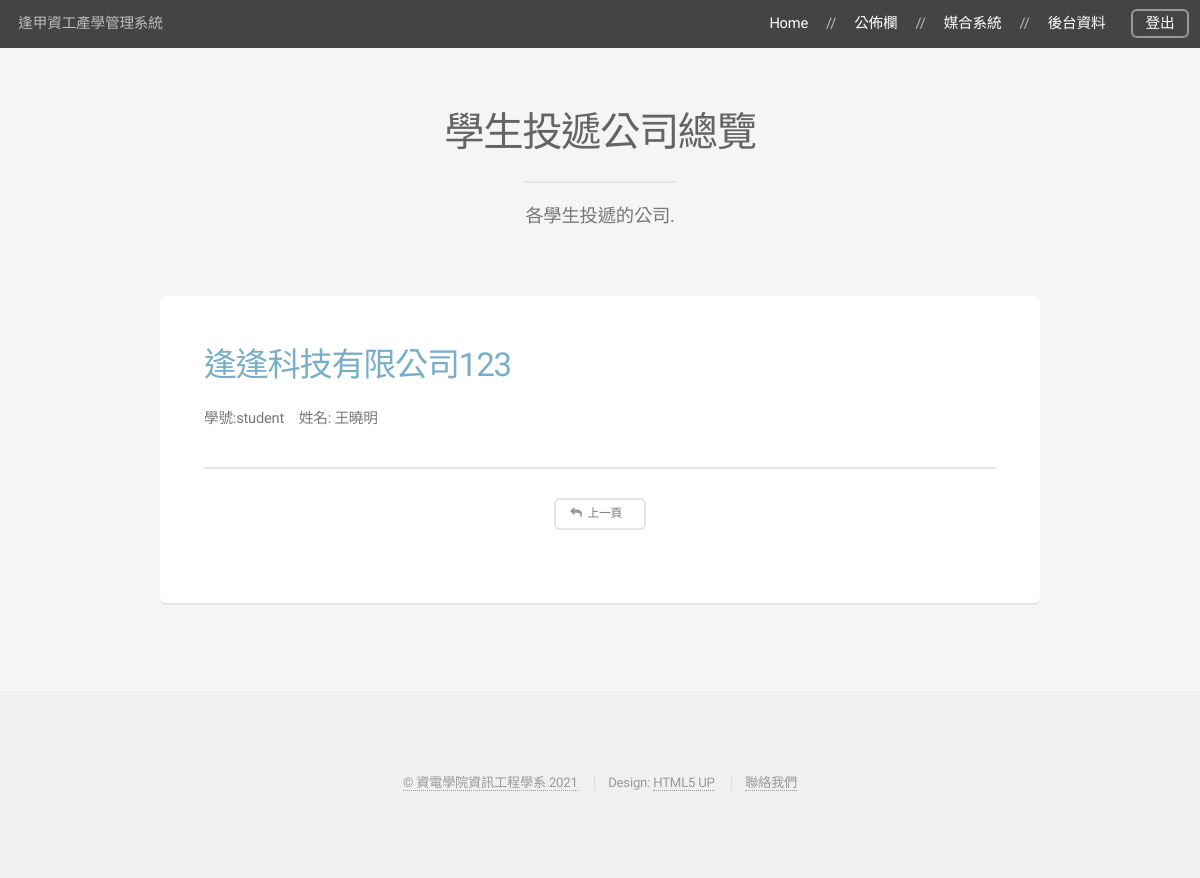
The app's page /match/managerStudentCompany/ (signed in) with its own data.
### company/models.py (models this page shows, shortened)
class Company(models.Model):
    contact_persons = models.ManyToManyField(ContactPerson, verbose_name='企業聯絡人', blank=True)
    name = models.CharField(max_length=30, verbose_name='公司名稱', blank=True)
    industry = models.CharField(max_length=100, verbose_name='產業別', blank=True)
    uniform_numbers = models.CharField(max_length=20, verbose_name='統一編號', blank=True)
    capital = models.CharField(max_length=50, verbose_name='資本額', blank=True)
    employee = models.IntegerField(verbose_name='員工數', blank=True, default=0)
    website = models.CharField(max_length=100, verbose_name='公司網站', blank=True)
    address = models.CharField(max_length=100, verbose_name='通訊地址', blank=True)
    foreign = models.CharField(max_length=10, verbose_name='是否接受外籍生實習', blank=True)
    inter_ship_start = models.CharField(max_length=15, verbose_name='實習期間 (起)', blank=True)
    inter_ship_end = models.CharField(max_length=15, verbose_name='實習期間 (訖)', blank=True)
    work_time = models.CharField(max_length=30, verbose_name='工作時間', blank=True)
    work_place = models.TextField(verbose_name='實習地點地址', blank=True)
    vacancy = models.IntegerField(verbose_name='實習名額', blank=True, default=0)
    salary = models.TextField(verbose_name='薪資', blank=True)
    welfare = models.CharField(max_length=20, verbose_name='其他福利', blank=True)
    explanation = models.CharField(max_length=500, verbose_name='廠商說明會日期', blank=True)
    introduction = models.FileField(upload_to='company/', validators=[validators.FileExtensionValidator(['pdf'],
                                    message='簡介必須為pdf格式')], verbose_name='簡介', blank=True, null=True)
    interview = models.CharField(max_length=50, verbose_name='面試方式', blank=True)
    class Meta:
        ordering = ('name',)
        verbose_name = '企業資料'
        verbose_name_plural = '企業資料'

### student/models.py (models this page shows, shortened)
class Resume(models.Model):
    student = models.ForeignKey(Student, related_name='resume_student', on_delete=models.CASCADE,  verbose_name='學生',
                                blank=True)
    company = models.ManyToManyField(Company, verbose_name='投履的公司', blank=True)
    resume = models.FileField(upload_to=rename, validators=[validators.FileExtensionValidator(['pdf'],
                              message='履歷必須為pdf格式')], verbose_name='履歷', blank=True, null=True)
    class Meta:
        ordering = ('student',)
        verbose_name = '學生履歷'
        verbose_name_plural = '學生履歷'

class Student(models.Model):
    user = models.ForeignKey(User, related_name='student_user', on_delete=models.CASCADE, verbose_name='使用者')
    name = models.CharField(max_length=10, verbose_name='姓名', blank=True)
    class_name = models.CharField(max_length=10, verbose_name='班級', blank=True)
    phone = models.CharField(max_length=50, verbose_name='聯絡電話', blank=True)
    email = models.CharField(max_length=100, verbose_name='email', blank=True)
    give_up = models.BooleanField(verbose_name='放棄名額', default=False)
    class Meta:
        ordering = ('user',)
        verbose_name = '學生資料'
        verbose_name_plural = '學生資料'

### match/views.py (the view)
# urls.py: path('managerStudentCompany/', views.manager_student_company),
def manager_student_company(request):
    if request.user.is_authenticated:
        if request.user.profile.role == Profile.MANAGER:
            company_ob = Company.objects.all()
        else:
            message = '身分錯誤！請先登出切換身分！'
            return redirect('/personal_index')
        return render(request, 'manager_student_company.html', locals())
    else:
        return redirect('')

### match/templates/manager_student_company.html (shortened to what this page needs)
{% extends 'base.html' %}
{% block headmessage %}
    <header>
        <h2>學生投遞公司總覽</h2>
        <p>各學生投遞的公司.</p>
    </header>
{% endblock %}
{% block content %}
    <div class="box">
        <div class="col-12">
            {% for unit in company_ob %}
                <h2 style="color: #79aec8;">{{ unit.name }}</h2>
                <ul class="alt">
                    {% for student in unit.resume_set.all %}
                        <li>學號:{{ student.student.user.username }}&emsp;姓名: {{ student.student.name }}</li>
                    {% endfor %}
                </ul>
                <div class="col-12">
                    <hr>
                </div>
            {% endfor %}
            <div class=" col-2 col-12-mobilep">
                <ul class="actions special">
                    <li><a href="/manager" class="button alt small icon fa-reply">上一頁</a></li>
                </ul>
            </div>
        </div>
    </div>
{% endblock %}

### records on screen
Company: name "逢逢科技有限公司123"
Resume: student.user.username "student", student.name "王曉明"
